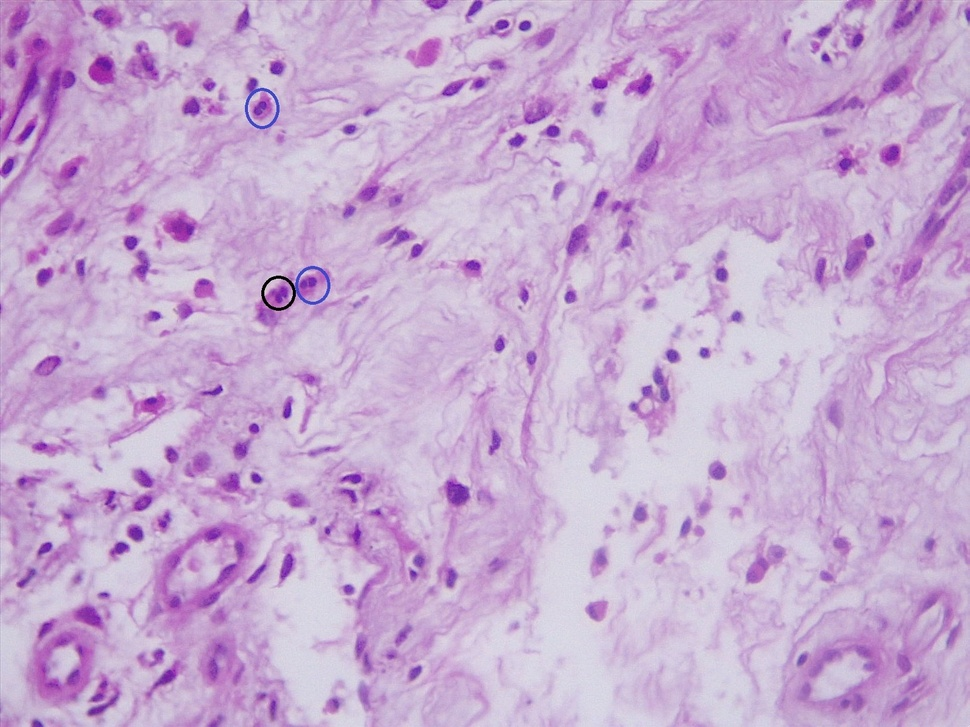
#> input picture dataset/labels/imagem 1.jpg, 970 x 727 px, shrunk from 1600 x 1200 before the run; its folder holds 4 pictures in this run
$ python extract_labels.py
#> lines starting #> are read from the running program, lines starting #| are printed output that depends on the picture; after the words box and inside, x2 and y2 are one past the last pixel; in counts of white or black regions, pixels touching at a corner belong together
import cv2
import os
import numpy as np

img_dir = "dataset/labels/"  # imagens com os círculos azuis
output_dir = "annotations_txt"
os.makedirs(output_dir, exist_ok=True)

for fname in os.listdir(img_dir):
    if not fname.endswith(".jpg"): continue

    img_path = os.path.join(img_dir, fname)
    img = cv2.imread(img_path)
#> img is the input picture: shape (727, 970, 3); mean B, G, R 209.7, 171.2, 199.4

    # converte para HSV para detectar azul
    hsv = cv2.cvtColor(img, cv2.COLOR_BGR2HSV)
#> hsv: shape (727, 970, 3); mean H, S, V 140.8, 48.6, 209.7
    lower_blue = np.array([100, 150, 0])
    upper_blue = np.array([140, 255, 255])
    mask = cv2.inRange(hsv, lower_blue, upper_blue)
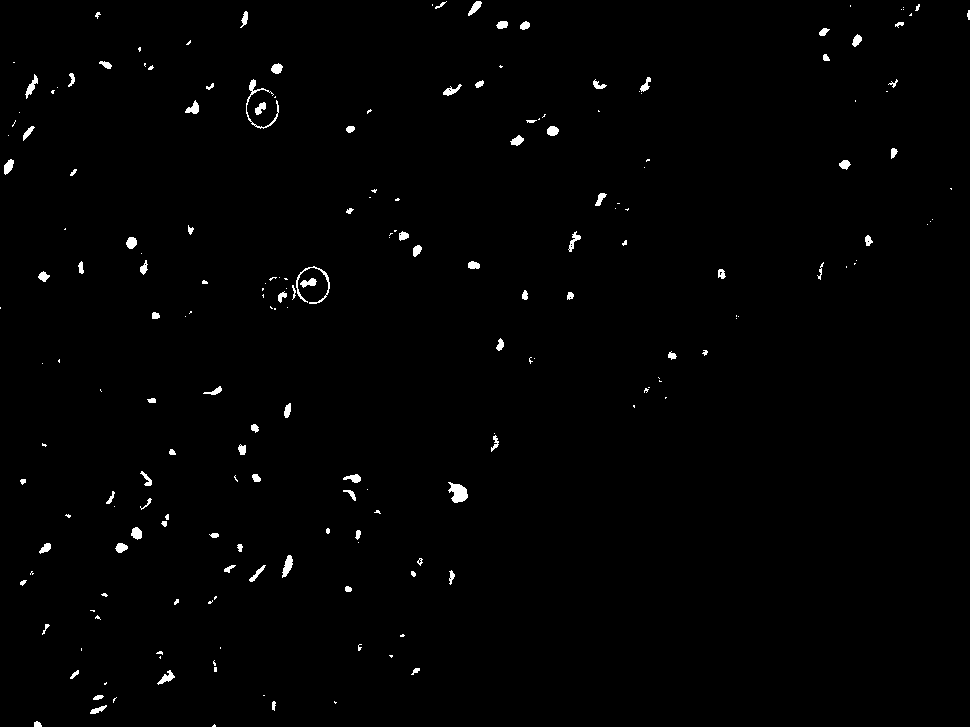
#> mask: shape (727, 970); 0.96% white; 202 white regions (104 under 20 px)

    # encontra contornos
    contours, _ = cv2.findContours(mask, cv2.RETR_EXTERNAL, cv2.CHAIN_APPROX_SIMPLE)
#> contours = 202 contours, 126 with area under 20; largest, box (x1, y1, x2, y2) and area: (448, 482, 468, 503) 234, (246, 79, 279, 129) 128, (282, 555, 293, 578) 116, (296, 266, 330, 304) 112, (25, 74, 38, 99) 88

    h, w = img.shape[:2]
#> h = 727; w = 970
    label_lines = []

    for cnt in contours:
        x, y, bw, bh = cv2.boundingRect(cnt)

        # normaliza
        x_center = (x + bw / 2) / w
        y_center = (y + bh / 2) / h
        width = bw / w
        height = bh / h

        label_lines.append(f"0 {x_center:.6f} {y_center:.6f} {width:.6f} {height:.6f}")
#> this loop made 202 passes
#> (x, y, bw, bh, x_center, y_center, width, height) on passes 2 to 4: (34, 721, 8, 6, 0.0392, 0.996, 0.00825, 0.00825), (90, 705, 17, 9, 0.102, 0.976, 0.0175, 0.0124), (334, 701, 3, 3, 0.346, 0.966, 0.00309, 0.00413)
#> after the loop, label_lines = 202 items

    # salva o .txt correspondente
    txt_path = os.path.join(output_dir, fname.replace(".jpg", ".txt"))
    with open(txt_path, "w") as f:
        f.write("\n".join(label_lines))
#> pass 2 of the loop `for fname in os.listdir(img_dir):`:
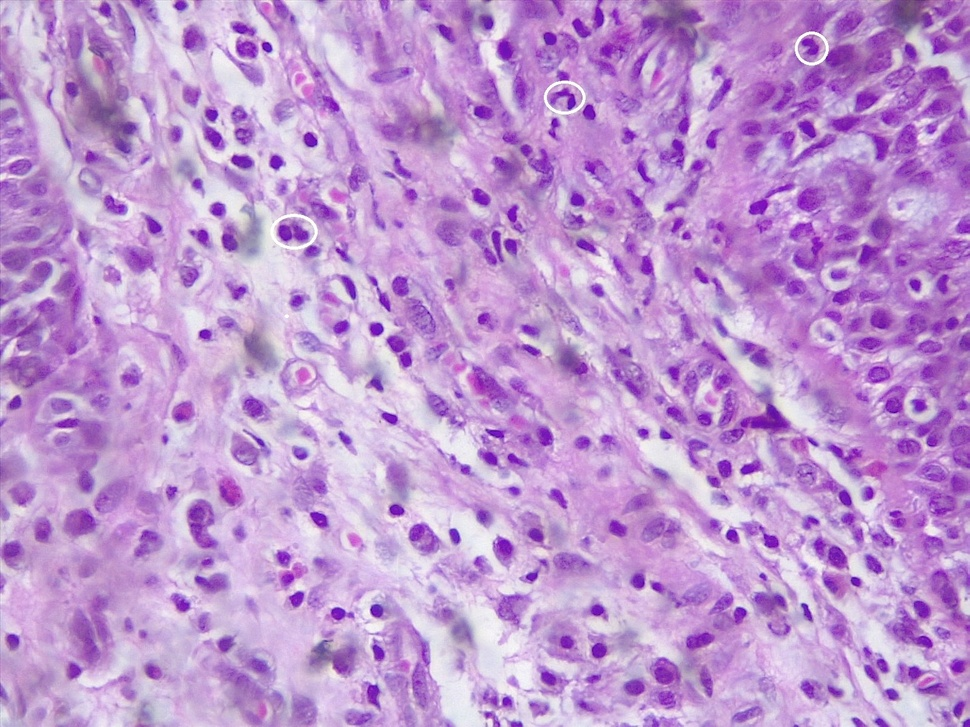
#> input picture dataset/labels/imagem 10.jpg, 970 x 727 px, shrunk from 1600 x 1200 before the run
#> img is the input picture: shape (727, 970, 3); mean B, G, R 209.5, 150.8, 191.9
#> hsv: shape (727, 970, 3); mean H, S, V 140.8, 74.7, 209.6
#> `mask = cv2.inRange(hsv, lower_blue, upper_blue)`:
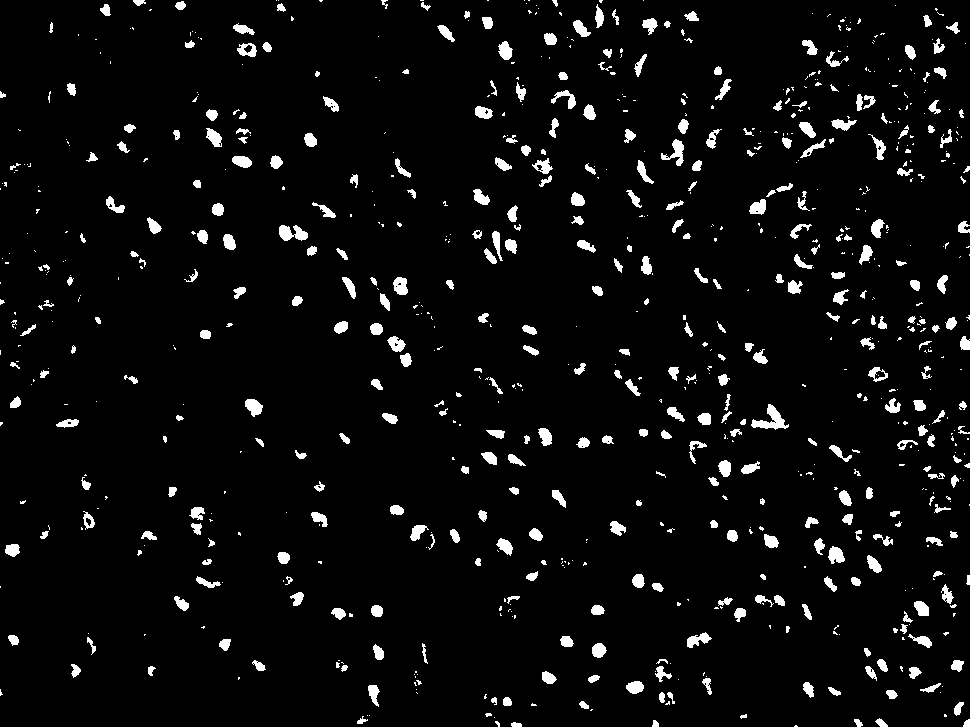
#> mask: shape (727, 970); 4.8% white; 842 white regions (470 under 20 px)
#> contours = 841 contours, 519 with area under 20; largest, box (x1, y1, x2, y2) and area: (751, 404, 789, 430) 348, (279, 225, 308, 241) 262, (661, 139, 684, 166) 215, (245, 399, 263, 417) 189, (393, 277, 408, 295) 186
#> the loop `for cnt in contours:` made 841 passes
#> (x, y, bw, bh, x_center, y_center, width, height) on passes 2 to 4: (511, 722, 11, 5, 0.532, 0.997, 0.0113, 0.00688), (495, 721, 5, 6, 0.513, 0.996, 0.00515, 0.00825), (652, 720, 7, 7, 0.676, 0.995, 0.00722, 0.00963)
#> pass 3 of the loop `for fname in os.listdir(img_dir):`:
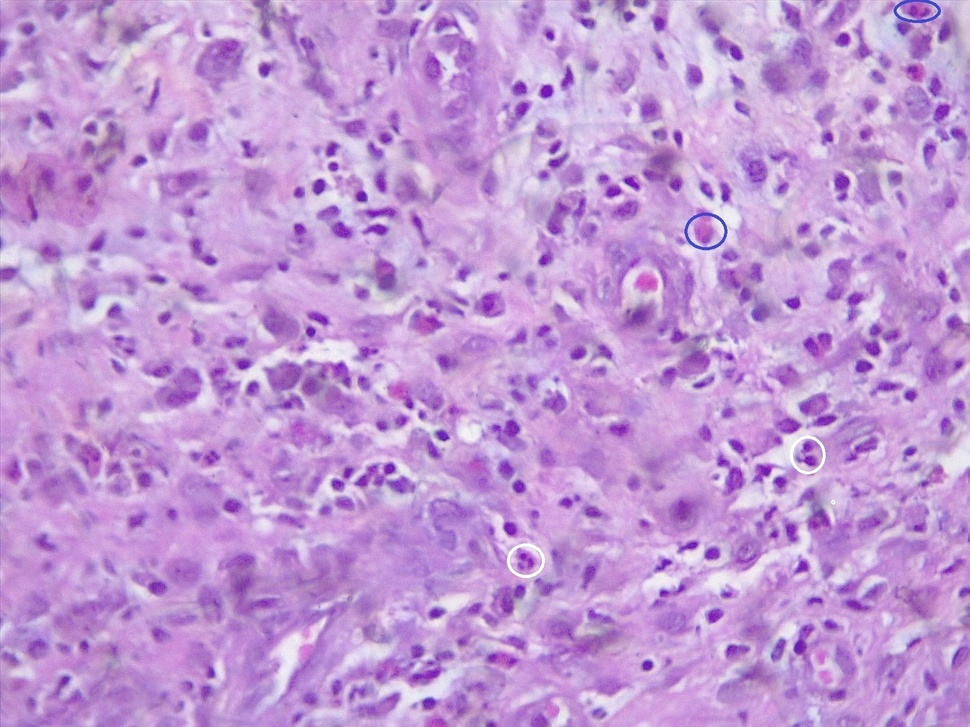
#> input picture dataset/labels/imagem 11.jpg, 970 x 727 px, shrunk from 1600 x 1200 before the run
#> img is the input picture: shape (727, 970, 3); mean B, G, R 213.1, 152.9, 194
#> hsv: shape (727, 970, 3); mean H, S, V 140.6, 73.9, 213.1
#> `mask = cv2.inRange(hsv, lower_blue, upper_blue)`:
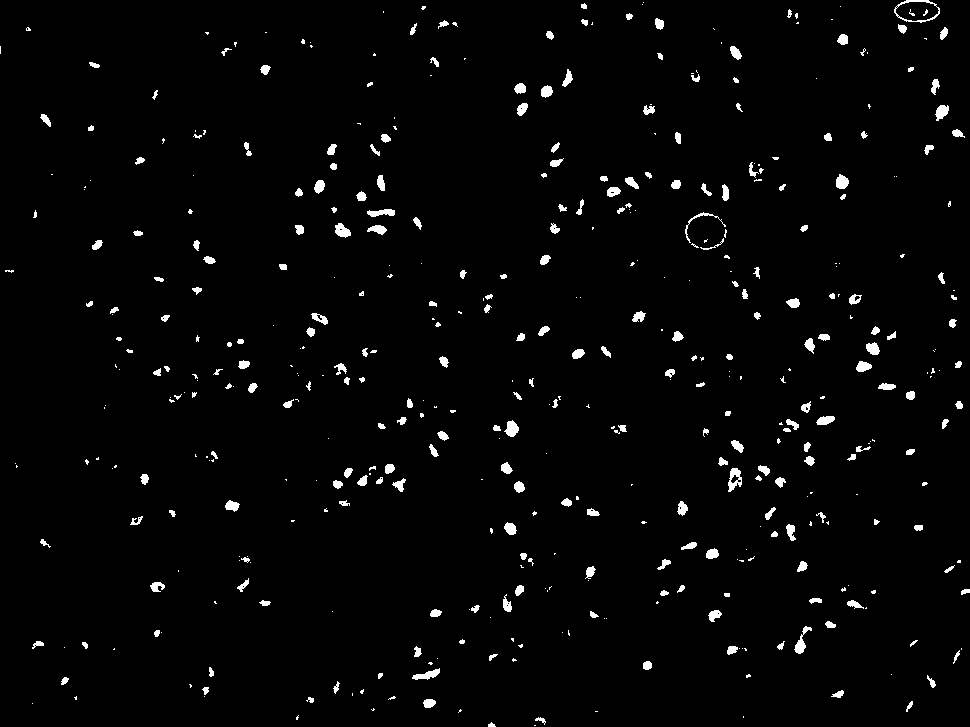
#> mask: shape (727, 970); 2.3% white; 474 white regions (225 under 20 px), largest, box (x1, y1, x2, y2) and area: (894, 0, 940, 23) 202, (728, 468, 742, 492) 191, (794, 626, 812, 654) 174
#> the loop `for cnt in contours:` made 472 passes
#> cnt on passes 1, 4, 6: [[534, 725], [535, 725]], [[743, 716], [743, 717]], [[595, 711], [597, 711]]
#> the loop made 4 passes; the first 3 are shown
